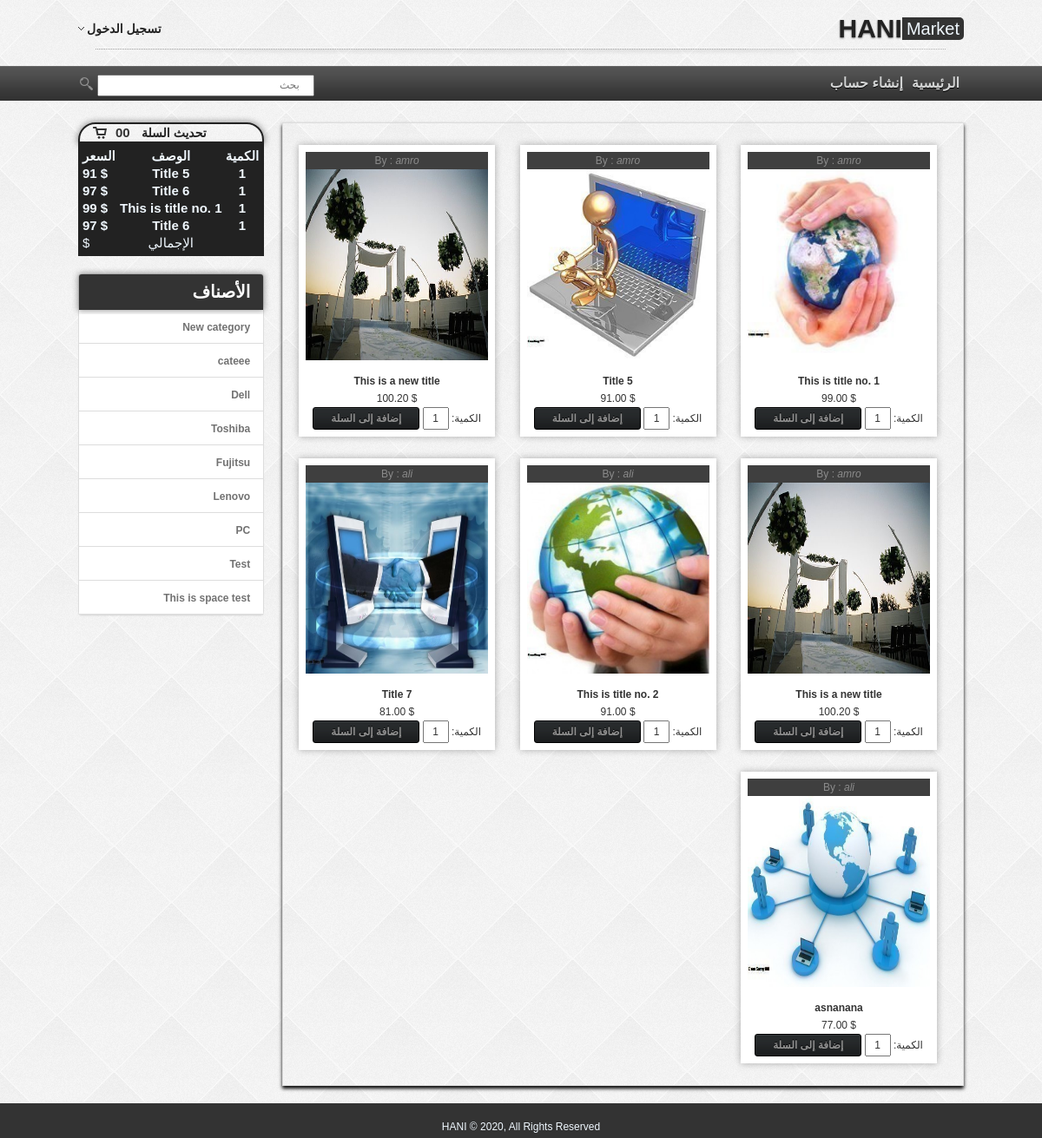
The page /products.php?category_id=1 on the database its author committed.
### tables this page shows
CREATE TABLE IF NOT EXISTS `cart` (
  `id` int(3) NOT NULL AUTO_INCREMENT,
  `p_id` int(3) NOT NULL,
  `user_id` int(3) NOT NULL,
  `p_name` varchar(100) NOT NULL,
  `qty` int(5) NOT NULL,
  `price` float NOT NULL,
  PRIMARY KEY (`id`),
  KEY `p_id` (`p_id`,`user_id`),
  KEY `user_id` (`user_id`)
);

CREATE TABLE IF NOT EXISTS `categories` (
  `id` int(10) NOT NULL AUTO_INCREMENT,
  `name` varchar(100) NOT NULL,
  PRIMARY KEY (`id`)
);

CREATE TABLE IF NOT EXISTS `products` (
  `id` int(10) NOT NULL AUTO_INCREMENT,
  `category_id` int(10) NOT NULL,
  `user_id` int(10) NOT NULL,
  `title` varchar(100) NOT NULL,
  `image` varchar(100) NOT NULL,
  `description` text NOT NULL,
  `price` decimal(10,2) NOT NULL,
  `keywords` varchar(100) NOT NULL,
  PRIMARY KEY (`id`),
  KEY `category_id` (`category_id`),
  KEY `user_id` (`user_id`)
);

CREATE TABLE IF NOT EXISTS `users` (
  `id` int(10) NOT NULL AUTO_INCREMENT,
  `first_name` varchar(100) NOT NULL,
  `last_name` varchar(100) NOT NULL,
  `email` varchar(100) NOT NULL,
  `username` varchar(100) NOT NULL,
  `password` varchar(100) NOT NULL,
  `join_date` timestamp NOT NULL DEFAULT CURRENT_TIMESTAMP ON UPDATE CURRENT_TIMESTAMP,
  `admin` int(1) NOT NULL DEFAULT '0',
  `active` tinyint(1) NOT NULL DEFAULT '0',
  PRIMARY KEY (`id`)
);

### products.php (the view, shortened to what this page needs)
<?php include 'includes/header.php';
if (isset($_GET['category_id'])){
$category_id=$_GET['category_id'];
$query = "SELECT products.*,users.username FROM products
INNER JOIN users ON products.user_id=users.id AND category_id='$category_id'";
$products = mysqli_query($con,$query);
} else {
$query= "SELECT * FROM products";
$products=mysqli_query($con,$query);
}
;?>
<div class="products-container">
    <div class="clear-fix">
        <div class="products-body">
            <?php while ($row=mysqli_fetch_array($products)) : ?>
            <div class="products">
                <div class="item-block">
                    <p class="addby">By : <em><?php echo $row['username'];?></em></p>
                    <a href="details.php?id=<?php echo $row['id'];?>"><img src="images/<?php echo $row['image']; ?>"></a>
                    <div class="product-title">
                        <?php echo $row['title']; ?>
                    </div>
                    <div class="product-price">
                        $
                        <?php echo $row['price']; ?>
                    </div>
                    <div class="add-product">
                        <form action="header.php" method="post">
                            الكمية: <input type="text" name="qty" value="1" class="qty">
                            <input type="submit" name="add" class="black-btn-pro" value="إضافة إلى السلة">
                        </form>
                    </div>
                </div>
            </div>
            <?php endwhile ; ?>
        </div>
    </div>
</div>
<?php include 'includes/footer.php'; ?>

### includes/header.php (shortened to what this page needs)
<?php
include ("library/database.php");
$categories= "select * from categories";
$run_category = mysqli_query ($con,$categories);
$cart = mysqli_query($con,"select * from cart");
?>
    <!DOCTYPE html>
    <html dir="rtl">
    <head>
        <link rel="stylesheet" href="css/style.css" type="text/css" media="all" />
    </head>
    <body>
        <header class="main-header">
            <div class="top_header">
                <a href="index.php" class="logo">HANI<span class="market">Market</span></a>
                <?php if (!isset($_COOKIE['user_name'])) :?>
                <input type="button" class="account" value="تسجيل الدخول">
                <?php else :?>
                <a href="#" class="account">مرحباً <?php echo $_COOKIE['user_name']; ?></a>
                <?php endif ; ?>
            </div>
        </header>
        <div class="navbar">
            <div class="main-navbar">
                <ul class="right-nav">
                    <li><a href="index.php">الرئيسية</a></li>
                    <li><a href="register.php">إنشاء حساب</a></li>
                </ul>
                <div class="search">
                    <form action="search.php" method="get" enctype="multipart/form-data">
                        <input type="text" name="value" placeholder="بحث" class="search-input" />
                        <input type="submit" name="search" class="search-submit" />
                    </form>
                </div>
            </div>
        </div>
        <div id="body-wrapper">
            <div class="sidebar">
                <div class="row">
                    <form action="cart.php" method="post">
                        <div class="table-head">
                            <table cellpadding="5" cellspacing="1" style="width:100%" border="none">
                                <tr>
                                    <th class="cart-ico"></th>
                                    <th>
                                        00
                                    </th>
                                    <th><a href="cart.php">تحديث السلة</a></th>
                                </tr>
                            </table>
                        </div>
                    </form>
                    <div class="cart-block">
                        <form action="header.php" method="post">
                            <table cellpadding="5" cellspacing="1" style="width:100%" border="none">
                                <tr>
                                    <th style="text-align:center">الكمية</th>
                                    <th style="text-align:center">الوصف</th>
                                    <th style="text-align:left">السعر</th>
                                </tr>
                                <?php while ($row=mysqli_fetch_array($cart)):?>
                                <tr>
                                    <th style="text-align:center">
                                        <?php echo $row['qty'];?>
                                    </th>
                                    <th style="text-align:center">
                                        <?php echo $row['p_name'];?>
                                    </th>
                                    <th style="text-align:left">
                                        $
                                        <?php echo $row['price'];?>
                                    </th>
                                </tr>
                                <?php endwhile; ?>
                                <tr>
                                    <td>
                                    </td>
                                    <td style="text-align:center">الإجمالي</td>
                                    <td style="text-align:left">$
                                    </td>
                                </tr>
                            </table>
                        </form>
                    </div>
                    <div class="cate-panel">
                        <div class="panel-header">
                            <h3 class="panel-title">الأصناف</h3>
                        </div>
                        <?php while ($row=mysqli_fetch_array($run_category)) : ?>
                        <ul class="list-group">
                            <li class="list-group-item">
                                <a href="products.php?category_id=<?php echo $row['id'];?>">
                                    <?php echo $row ['name']; ?>
                                </a>
                            </li>
                        </ul>
                        <?php endwhile ; ?>
                    </div>
                </div>
            </div>

### includes/footer.php (shortened to what this page needs)
</div>
<div class="footer">
    <p> HANI &copy; 2020, All Rights Reserved</p>
</div>
</body>
</html>

### rows shown on the page
cart: qty "1", p_name "Title 5", price "91"
cart: qty "1", p_name "Title 6", price "97"
cart: qty "1", p_name "This is title no. 1", price "99"
cart: qty "1", p_name "Title 6", price "97"
categories: name "New category"
categories: name "cateee"
categories: name "Dell"
categories: name "Toshiba"
categories: name "Fujitsu"
categories: name "Lenovo"
categories: name "PC"
categories: name "Test"
categories: name "This is space test"
products: user.username "amro", image (picture), title "This is title no. 1", price "99.00"
products: user.username "amro", image (picture), title "Title 5", price "91.00"
products: user.username "amro", image (picture), title "This is a new title", price "100.20"
products: user.username "amro", image (picture), title "This is a new title", price "100.20"
products: user.username "ali", image (picture), title "This is title no. 2", price "91.00"
products: user.username "ali", image (picture), title "Title 7", price "81.00"
products: user.username "ali", image (picture), title "asnanana", price "77.00"
